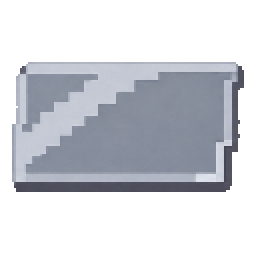
#> input picture tools/art/plate_source.png, 128 x 128 px (shown 2 times larger)
$ python generate_conveyors.py
#> lines starting #> are read from the running program, lines starting #| are printed output that depends on the picture
"""Shared steel plate artwork, conveyor shapes and compact drive/manipulator models."""
from pathlib import Path
from PIL import Image,ImageDraw
import json,colorsys,math
root=Path(__file__).resolve().parents[1]/'src/main/resources/assets/techmod'
def write(path,obj):
 p=root/path;p.parent.mkdir(parents=True,exist_ok=True);p.write_text(json.dumps(obj,ensure_ascii=False,indent=2)+'\n')
def save(name,im):im.save(root/f'textures/{name}.png')
source=Image.open(Path(__file__).parent/'art/plate_source.png').convert('RGBA');source.putalpha(source.getchannel('A').point(lambda a:255 if a>=128 else 0));source=source.crop(source.getbbox());source.thumbnail((120,120),Image.Resampling.NEAREST)
#> further down, source is the input picture: PIL image 128x128 RGBA; mean R, G, B, A 66.6, 69.2, 75.2, 112.4
#> after `source = source.crop(source.getbbox())`:
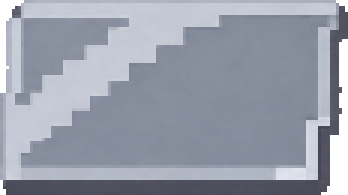
#> source: PIL image 116x65 RGBA (shown 3 times larger); mean R, G, B, A 144.7, 150.3, 163.4, 244.3; transparent parts drawn white
for metal,hue,sat in [('iron',.6,.08),('copper',.055,.66),('gold',.13,.66)]:
 im=Image.new('RGBA',(128,128));im.paste(source,((128-source.width)//2,(128-source.height)//2))
 for y in range(128):
  for x in range(128):
   r,g,b,a=im.getpixel((x,y));v=max(r,g,b)/255;rr,gg,bb=colorsys.hsv_to_rgb(hue,sat,v);im.putpixel((x,y),(round(rr*255),round(gg*255),round(bb*255),a))
 name=metal+'_plate';save('item/'+name,im);write('models/item/'+name+'.json',{'parent':'minecraft:item/generated','textures':{'layer0':'techmod:item/'+name}});write('items/'+name+'.json',{'model':{'type':'minecraft:model','model':'techmod:item/'+name}})
#> this loop made 3 passes
#> pass 2, in save (call 2), `def save(name,im):im.save(root/f'textures/{name}.png')`:
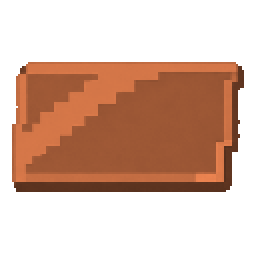
#> saved as copper_plate.png: PIL image 128x128 RGBA (shown 2 times larger); mean R, G, B, A 75.2, 42, 25.6, 112.4; transparent parts drawn white
#> after the loop:
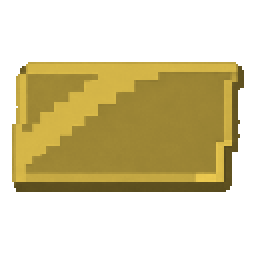
#> im: PIL image 128x128 RGBA (shown 2 times larger); mean R, G, B, A 75.2, 64.3, 25.6, 112.4; transparent parts drawn white
for turn in [False,True]:
 frames=Image.new('RGB',(64,256))
 for frame in range(4):
  im=Image.new('RGB',(64,64),(25,29,34));d=ImageDraw.Draw(im)
  if turn:
   for radius in range(12,120,12):d.arc((-radius,-radius,radius,radius),0,90,fill=(60,65,70),width=3)
   for angle in range(0,90,20):
    a=math.radians((angle-frame*5)%90);x,y=round(32*math.cos(a)),round(32*math.sin(a));d.rectangle((x-1,y-1,x+1,y+1),fill=(97,104,109))
  else:
   for y in range(-8,64,8):d.rectangle((3,y-frame*2,60,y-frame*2+2),fill=(48,53,58))
  d.line((5,0,5,63),fill=(13,16,19));d.line((58,0,58,63),fill=(13,16,19))
  frames.paste(im,(0,frame*64))
 name='conveyor_corner'if turn else'conveyor_belt';save('block/'+name+'_on',frames);save('block/'+name+'_off',frames.crop((0,0,64,64)))
 write('textures/block/'+name+'_on.png.mcmeta',{'animation':{'frametime':3,'interpolate':False}})
#> this loop made 2 passes
#> pass 1, in save (call 4), `def save(name,im):im.save(root/f'textures/{name}.png')`:
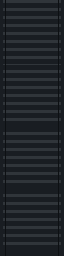
#> saved as conveyor_belt_on.png: PIL image 64x256 RGB; mean R, G, B 31.5, 35.8, 40.8
#> pass 1, in save (call 5), `def save(name,im):im.save(root/f'textures/{name}.png')`:
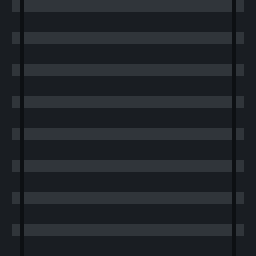
#> saved as conveyor_belt_off.png: PIL image 64x64 RGB (shown 4 times larger); mean R, G, B 32.2, 36.5, 41.4
#> pass 2, in save (call 6), `def save(name,im):im.save(root/f'textures/{name}.png')`:
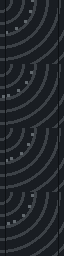
#> saved as conveyor_corner_on.png: PIL image 64x256 RGB; mean R, G, B 33.5, 37.7, 42.6
#> after the loop:
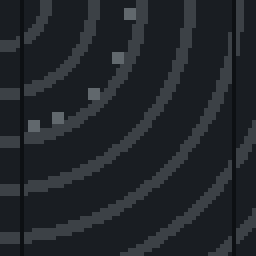
#> im: PIL image 64x64 RGB (shown 4 times larger); mean R, G, B 33.5, 37.8, 42.7
def box(a,b,tex,faces=None):return {'from':a,'to':b,'faces':{f:{'texture':'#'+tex,'uv':[0,0,16,16]}for f in(faces or ['north','south','east','west','up','down'])}}
textures={'steel':'techmod:block/machine_steel','plate':'techmod:block/machine_plate','copper':'techmod:block/machine_copper','input':'techmod:block/machine_input','lamp':'techmod:block/machine_lamp_1','particle':'techmod:block/machine_steel'}
write('models/block/conveyor_empty.json',{'textures':textures,'elements':[]})
for kind in ['conveyor','manipulator','splitter']:
 variants={}
 for slope in [-1,0,1]:
  for turn in [-1,0,1]:
   for active in [False,True]:
    suffix=f'{slope}_{turn}_{int(active)}';name=kind+'_'+suffix;tex=dict(textures);tex['belt']='techmod:block/'+('conveyor_corner'if turn else'conveyor_belt')+('_on'if active else'_off')
    e=[box([1,1,0],[15,3,16],'steel'),box([2,3,0],[14,4,16],'belt')]
    if turn>0:e[1]['faces']['up']['uv']=[16,0,0,16]
    if kind=='conveyor':
     input_side='south'if turn==0 else'east'if turn==1 else'west'
     rails={'north':([0,3,0],[16,5,1]),'south':([0,3,15],[16,5,16]),'west':([0,3,0],[1,5,16]),'east':([15,3,0],[16,5,16])}
     for side,(a,b)in rails.items():
      if side not in ['north',input_side]:e.append(box(a,b,'steel'))
     if slope:
      e=[box([1,1,-6.627],[15,3,16],'steel'),box([2,3,-6.627],[14,4,16],'belt'),box([0,3,-6.627],[1,5,16],'steel'),box([15,3,-6.627],[16,5,16],'steel')]
      for element in e:element['rotation']={'origin':[8,4,16],'axis':'x','angle':45*slope,'rescale':False}
      for z in [-6,0,6,12]:
       cleat=box([2,4,z],[14,5,z+1],'steel');cleat['rotation']={'origin':[8,4,16],'axis':'x','angle':45*slope};e.append(cleat)
    elif kind=='manipulator':
     e=[box([1,0,0],[15,2,16],'plate'),box([0,2,0],[2,5,16],'steel'),box([14,2,0],[16,5,16],'steel'),box([2,2,0],[14,3,16],'steel'),box([1,5,2],[3,8,14],'copper'),box([13,5,2],[15,8,14],'steel')]
    else:e +=[box([0,3,0],[16,6,2],'steel'),box([0,3,14],[2,5,16],'steel'),box([14,3,14],[16,5,16],'steel')]
    write('models/block/'+name+'.json',{'parent':'minecraft:block/block','textures':tex,'elements':e})
    for facing,yaw in [('north',0),('east',90),('south',180),('west',270)]:
     for upper in [False,True]:variants[f'facing={facing},slope={2 if slope==-1 else slope},turn={2 if turn==-1 else turn},active={str(active).lower()},upper={str(upper).lower()}']={'model':'techmod:block/'+('conveyor_empty'if upper else name),'y':yaw}
 write('blockstates/'+kind+'.json',{'variants':variants});write('items/'+kind+'.json',{'model':{'type':'minecraft:model','model':f'techmod:block/{kind}_0_0_0'}})
#> after the loop, element = 4 items
variants={}
for active in [False,True]:
 for status in range(3):
  tex=dict(textures);tex['lamp']=f'techmod:block/machine_lamp_{status}'
  e=[box([1,0,2],[15,2,16],'steel'),box([3,2,4],[13,12,16],'plate'),box([5,12,6],[11,13,14],'steel'),box([5,2,1],[11,9,5],'steel'),box([7,2,-1],[9,4,2],'copper')]
  # Rear texture uses world-sized UVs so the electrical socket stays at the standard center.
  e.append({'from':[2,2,16],'to':[14,12,16.02],'faces':{'south':{'texture':'#input','uv':[2,4,14,14]}}})
  lamp=box([3,9,.98],[6,11.5,1],'lamp',['north']);lamp['light_emission']=10 if status else 0;e.append(lamp)
  name=f'conveyor_drive_{int(active)}_{status}';write('models/block/'+name+'.json',{'parent':'minecraft:block/block','textures':tex,'elements':e})
  for face,yaw in [('north',0),('east',90),('south',180),('west',270)]:variants[f'facing={face},active={str(active).lower()},status={status}']={'model':'techmod:block/'+name,'y':yaw}
#> after the loop, variants = 24 items
write('blockstates/conveyor_drive.json',{'variants':variants});write('items/conveyor_drive.json',{'model':{'type':'minecraft:model','model':'techmod:block/conveyor_drive_0_0'}})
#> (the run stopped early here; a loop or call above may not have finished)
